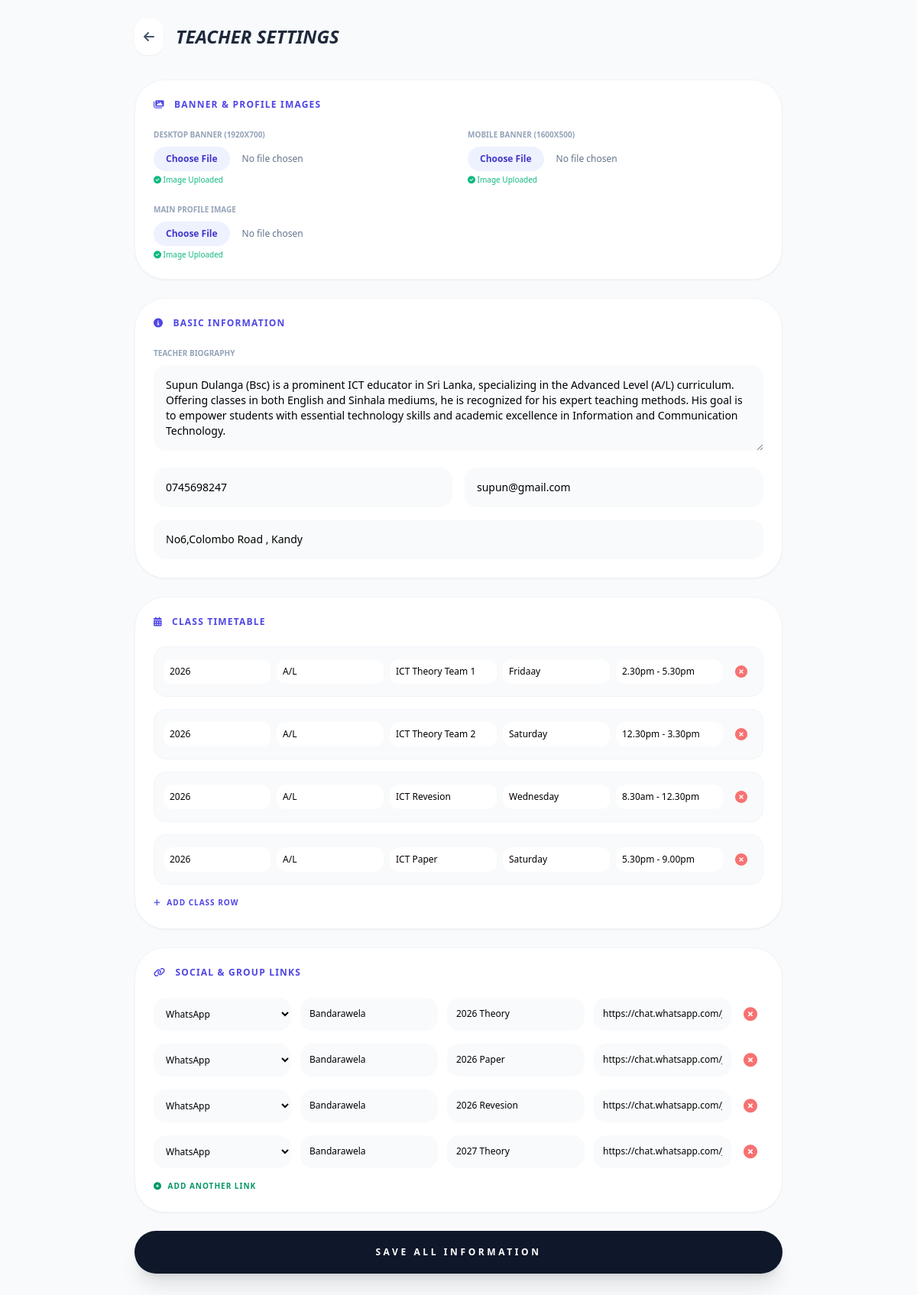
Page /about_data.php on the committed database.
### tables this page shows
CREATE TABLE `about` (
  `id` int(11) NOT NULL,
  `desktop_banner` varchar(255) DEFAULT NULL,
  `mobile_banner` varchar(255) DEFAULT NULL,
  `profile_pic` varchar(255) DEFAULT NULL,
  `bio` text DEFAULT NULL,
  `address` text DEFAULT NULL,
  `contact_number` varchar(20) DEFAULT NULL,
  `email` varchar(100) DEFAULT NULL,
  `group_links` text DEFAULT NULL,
  `timetable` text DEFAULT NULL,
  `updated_at` timestamp NOT NULL DEFAULT current_timestamp() ON UPDATE current_timestamp()
);

### about_data.php (the view, shortened to what this page needs)
<?php
include 'config.php';
$res = $conn->query("SELECT * FROM about LIMIT 1");
$data = $res->fetch_assoc();
$tt_data = json_decode($data['timetable'] ?? '[]', true);
$gl_data = json_decode($data['group_links'] ?? '[]', true);
?>
<!DOCTYPE html>
<html lang="en">
<head>
    <script src="https://cdn.tailwindcss.com"></script>
    <link rel="stylesheet" href="https://cdnjs.cloudflare.com/ajax/libs/font-awesome/6.4.0/css/all.min.css">
</head>
<body class="bg-slate-50 pb-20">
<div class="max-w-4xl mx-auto p-6">
    <div class="flex items-center gap-4 mb-8">
        <a href="dashboard.php" class="bg-white p-3 rounded-2xl shadow-sm text-slate-600 hover:bg-slate-100"><i class="fas fa-arrow-left"></i></a>
        <h1 class="text-2xl font-black text-slate-800 uppercase italic">Teacher Settings</h1>
    </div>
    <form action="" method="POST" enctype="multipart/form-data" class="space-y-6">
        <div class="bg-white p-6 rounded-[2.5rem] shadow-sm border border-slate-100">
            <h2 class="text-xs font-black text-indigo-600 uppercase tracking-widest mb-6"><i class="fas fa-images mr-2"></i> Banner & Profile Images</h2>
            <div class="grid md:grid-cols-2 gap-6">
                <div>
                    <label class="block text-[10px] font-bold text-slate-400 uppercase mb-2">Desktop Banner (1920x700)</label>
                    <input type="file" name="desktop_banner" accept="image/*" class="block w-full text-xs text-slate-500 file:mr-4 file:py-2 file:px-4 file:rounded-full file:border-0 file:text-xs file:font-semibold file:bg-indigo-50 file:text-indigo-700 hover:file:bg-indigo-100 cursor-pointer"/>
                    <?php if(!empty($data['desktop_banner'])): ?>
                        <p class="text-[10px] text-emerald-500 mt-1"><i class="fas fa-check-circle"></i> Image Uploaded</p>
                    <?php endif; ?>
                </div>
                <div>
                    <label class="block text-[10px] font-bold text-slate-400 uppercase mb-2">Mobile Banner (1600x500)</label>
                    <input type="file" name="mobile_banner" accept="image/*" class="block w-full text-xs text-slate-500 file:mr-4 file:py-2 file:px-4 file:rounded-full file:border-0 file:text-xs file:font-semibold file:bg-indigo-50 file:text-indigo-700 hover:file:bg-indigo-100 cursor-pointer"/>
                    <?php if(!empty($data['mobile_banner'])): ?>
                        <p class="text-[10px] text-emerald-500 mt-1"><i class="fas fa-check-circle"></i> Image Uploaded</p>
                    <?php endif; ?>
                </div>
                <div class="md:col-span-2">
                    <label class="block text-[10px] font-bold text-slate-400 uppercase mb-2">Main Profile Image</label>
                    <input type="file" name="profile_pic" accept="image/*" class="block w-full text-xs text-slate-500 file:mr-4 file:py-2 file:px-4 file:rounded-full file:border-0 file:text-xs file:font-semibold file:bg-indigo-50 file:text-indigo-700 hover:file:bg-indigo-100 cursor-pointer"/>
                    <?php if(!empty($data['profile_pic'])): ?>
                        <p class="text-[10px] text-emerald-500 mt-1"><i class="fas fa-check-circle"></i> Image Uploaded</p>
                    <?php endif; ?>
                </div>
            </div>
        </div>
        <div class="bg-white p-6 rounded-[2.5rem] shadow-sm border border-slate-100">
            <h2 class="text-xs font-black text-indigo-600 uppercase tracking-widest mb-6"><i class="fas fa-info-circle mr-2"></i> Basic Information</h2>
            <div class="space-y-4">
                <div>
                    <label class="block text-[10px] font-bold text-slate-400 uppercase mb-2">Teacher Biography</label>
                    <textarea name="bio" rows="4" class="w-full bg-slate-50 border-0 rounded-2xl p-4 text-sm focus:ring-2 focus:ring-indigo-500"><?= htmlspecialchars($data['bio'] ?? '') ?></textarea>
                </div>
                <div class="grid md:grid-cols-2 gap-4">
                    <input type="text" name="contact_number" placeholder="Contact Number" value="<?= htmlspecialchars($data['contact_number'] ?? '') ?>" class="bg-slate-50 border-0 rounded-2xl p-4 text-sm w-full focus:ring-2 focus:ring-indigo-500">
                    <input type="email" name="email" placeholder="Email Address" value="<?= htmlspecialchars($data['email'] ?? '') ?>" class="bg-slate-50 border-0 rounded-2xl p-4 text-sm w-full focus:ring-2 focus:ring-indigo-500">
                </div>
                <input type="text" name="address" placeholder="Teacher Address" value="<?= htmlspecialchars($data['address'] ?? '') ?>" class="bg-slate-50 border-0 rounded-2xl p-4 text-sm w-full focus:ring-2 focus:ring-indigo-500">
            </div>
        </div>
        <div class="bg-white p-6 rounded-[2.5rem] shadow-sm border border-slate-100">
            <h2 class="text-xs font-black text-indigo-600 uppercase tracking-widest mb-6"><i class="fas fa-calendar-alt mr-2"></i> Class Timetable</h2>
            <div id="timetable-container" class="space-y-4">
                <?php if(count($tt_data) > 0): foreach($tt_data as $tt): ?>
                    <div class="flex items-center gap-2 bg-slate-50 p-3 rounded-2xl border border-slate-100 tt-row">
                        <div class="grid grid-cols-2 md:grid-cols-5 gap-2 w-full">
                            <input type="text" name="year[]" value="<?= htmlspecialchars($tt['year']) ?>" placeholder="Year" class="p-2 text-xs bg-white rounded-xl border-0 focus:ring-2 focus:ring-indigo-500">
                            <input type="text" name="stream[]" value="<?= htmlspecialchars($tt['stream']) ?>" placeholder="Stream" class="p-2 text-xs bg-white rounded-xl border-0 focus:ring-2 focus:ring-indigo-500">
                            <input type="text" name="subject[]" value="<?= htmlspecialchars($tt['subject']) ?>" placeholder="Subject" class="p-2 text-xs bg-white rounded-xl border-0 focus:ring-2 focus:ring-indigo-500">
                            <input type="text" name="day[]" value="<?= htmlspecialchars($tt['day']) ?>" placeholder="Day" class="p-2 text-xs bg-white rounded-xl border-0 focus:ring-2 focus:ring-indigo-500">
                            <input type="text" name="time[]" value="<?= htmlspecialchars($tt['time']) ?>" placeholder="Time" class="p-2 text-xs bg-white rounded-xl border-0 focus:ring-2 focus:ring-indigo-500">
                        </div>
                        <button type="button" onclick="this.parentElement.remove()" class="text-red-400 hover:text-red-600 p-2"><i class="fas fa-times-circle"></i></button>
                    </div>
                <?php endforeach; endif; ?>
            </div>
            <button type="button" onclick="addTimetableRow()" class="mt-4 text-[10px] font-bold text-indigo-600 uppercase tracking-widest"><i class="fas fa-plus mr-1"></i> Add Class Row</button>
        </div>
        <div class="bg-white p-6 rounded-[2.5rem] shadow-sm border border-slate-100">
            <h2 class="text-xs font-black text-indigo-600 uppercase tracking-widest mb-6"><i class="fas fa-link mr-2"></i> Social & Group Links</h2>
            <div id="links-container" class="space-y-4">
                <?php if(count($gl_data) > 0): foreach($gl_data as $gl): ?>
                    <div class="flex items-center gap-2 link-row">
                        <div class="grid grid-cols-2 md:grid-cols-4 gap-3 w-full">
                            <select name="media_type[]" class="p-3 text-xs bg-slate-50 rounded-2xl border-0 focus:ring-2 focus:ring-indigo-500">
                                <option value="whatsapp" <?= ($gl['media']=='whatsapp')?'selected':'' ?>>WhatsApp</option>
                            </select>
                            <input type="text" name="town[]" value="<?= htmlspecialchars($gl['town']) ?>" placeholder="Town" class="p-3 text-xs bg-slate-50 rounded-2xl border-0 focus:ring-2 focus:ring-indigo-500">
                            <input type="text" name="group_name[]" value="<?= htmlspecialchars($gl['group_name']) ?>" placeholder="Group Name" class="p-3 text-xs bg-slate-50 rounded-2xl border-0 focus:ring-2 focus:ring-indigo-500">
                            <input type="text" name="link[]" value="<?= htmlspecialchars($gl['url']) ?>" placeholder="Media Link" class="p-3 text-xs bg-slate-50 rounded-2xl border-0 focus:ring-2 focus:ring-indigo-500">
                        </div>
                        <button type="button" onclick="this.parentElement.remove()" class="text-red-400 hover:text-red-600 p-2"><i class="fas fa-times-circle text-lg"></i></button>
                    </div>
                <?php endforeach; endif; ?>
            </div>
            <button type="button" onclick="addLinkRow()" class="mt-4 text-[10px] font-bold text-emerald-600 uppercase tracking-widest">
                <i class="fas fa-plus-circle mr-1"></i> Add Another Link
            </button>
        </div>
        <button type="submit" class="w-full bg-slate-900 text-white p-5 rounded-[2rem] font-black uppercase text-xs tracking-[0.3em] shadow-xl hover:bg-indigo-600 transition-all">
            Save All Information
        </button>
    </form>
</div>
</body>
</html>

### rows in the picture
about: bio "Supun Dulanga (Bsc) is a prominent ICT educator in Sri Lanka, specializing in the Advanced Level (A/L) curriculum. Offering classes in both English and Sinhala mediums, he is recognized for his expert teaching methods. His goal is to empower students with essential technology skills and academic excellence in Information and Communication Technology.", contact_number "0745698247", email "supun@gmail.com", address "No6,Colombo Road , Kandy"
